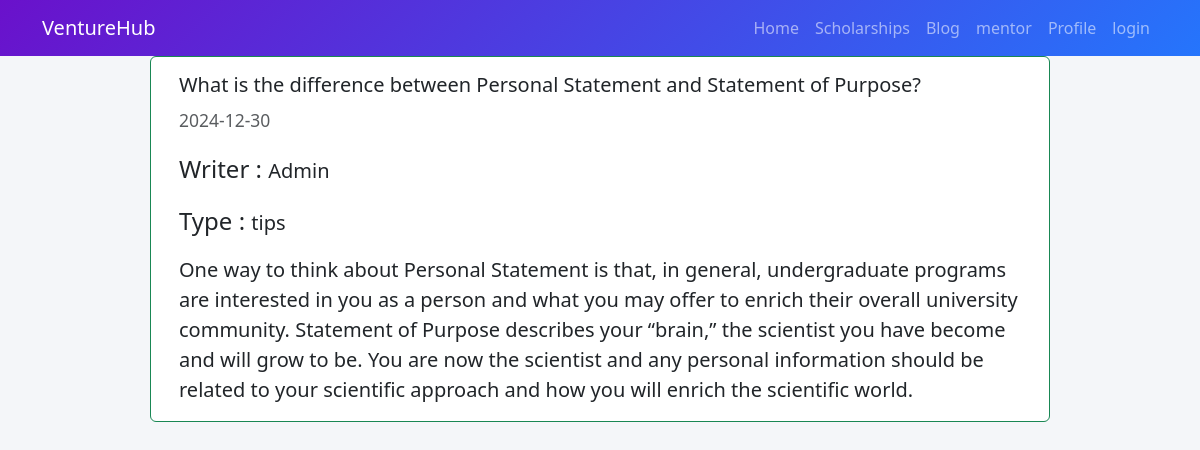
Page /blogDetails.php?blog_id=3 on the committed database.
### tables this page shows
CREATE TABLE `blog` (
  `id` int(11) NOT NULL,
  `title` varchar(500) NOT NULL,
  `description` varchar(5000) NOT NULL,
  `date` date NOT NULL DEFAULT current_timestamp(),
  `writer` varchar(255) NOT NULL,
  `type` varchar(255) NOT NULL,
  `stu_id` int(11) DEFAULT NULL
);

### db.php (called while the page is built, shortened)
<?php
class DBController
{
    private $conn;
    function __construct()
    {
        $this->conn = mysqli_connect("localhost", "root", "", "studentscholarship");
    }
    function readData($query)
    {
        $result = mysqli_query($this->conn, $query);
        while ($row = mysqli_fetch_assoc($result)) {
            $data[] = $row;
        }
        if (!empty($data)) {
            return $data;
        }
        return null;
    }
}

### blogDetails.php (the view, shortened to what this page needs)
<?php
$id = $_GET['blog_id'];
?>
<!DOCTYPE html>
<html lang="en">
<head>
    <link href="https://cdn.jsdelivr.net/npm/bootstrap@5.3.0/dist/css/bootstrap.min.css" rel="stylesheet">
    <link rel="stylesheet" href="style.css">
</head>
<body>
    <?php
    include('nav.php')
    ?>
    <?php
    $sql = "SELECT * FROM blog WHERE id = $id";
    $rows = $db->readData($sql);
    if (!empty($rows)) {
    ?>
        <div class="container card w-75 border-success mt-10">
            <div class="card-body">
                <h5 class="card-title"><?php echo $rows[0]['title'] ?></h5>
                <p class="card-text"><small class="text-muted"><?php echo $rows[0]['date'] ?></small></p>
                <p class="card-text"><span class="fs-4">Writer : </span><?php echo $rows[0]['writer'] ?></p>
                <p class="card-text"><span class="fs-4">Type : </span><?php echo $rows[0]['type'] ?></p>
                <p class="card-text"><?php echo $rows[0]['description'] ?></p>
            </div>
        </div>
    <?php
    }
    ?>
</body>
</html>

### style.css (style rules this page uses)
* { margin: 0; padding: 0px; }
body { background-color: #f4f6f9; }
p { font-size: 20px; }

### rows in the picture
blog: title "What is the difference between Personal Statement and Statement of Purpose?", date "2024-12-30", writer "Admin", type "tips", description "One way to think about Personal Statement is that, in general, undergraduate programs are interested in you as a person and what you may offer to enrich their overall university community. Statement of Purpose describes your “brain,” the scientist you have become and will grow to be. You are now the scientist and any personal information should be related to your scientific approach and how you will enrich the scientific world."
